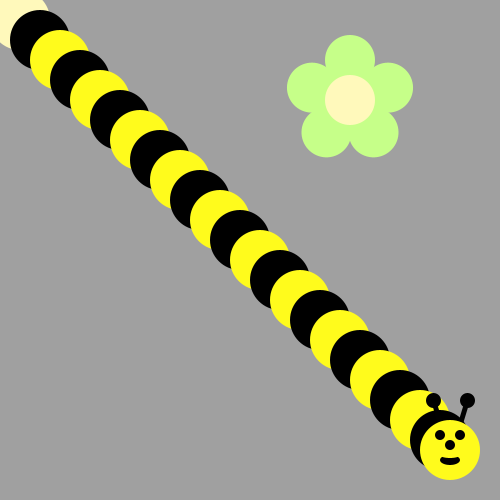
Frame 1 (no input)
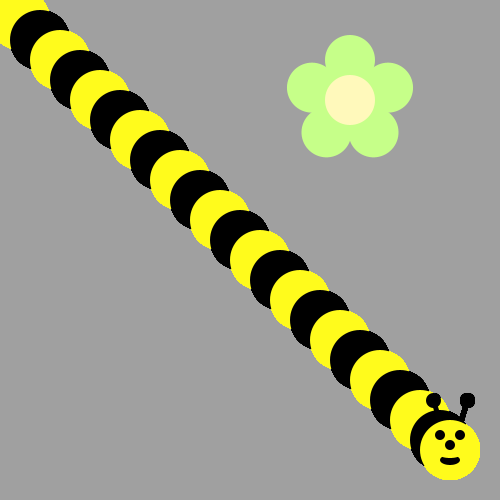
Frame 60 (the mouse pressed at the canvas centre just before this capture)
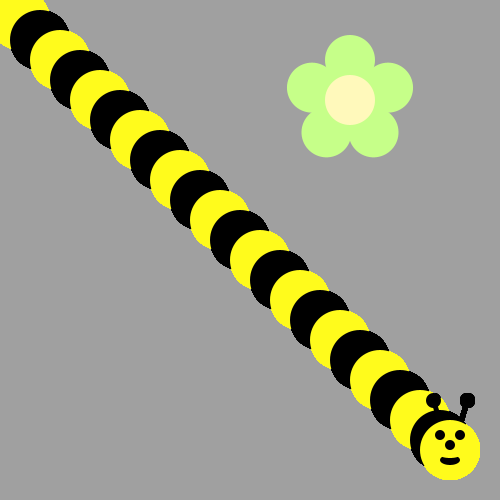
Frame 120 (the mouse held since frame 60 and released just before this capture)

The Processing sketch that drew these frames (run headless with seeded random() and noise(); from frame 60 on, the mouse is pressed at the canvas centre):

// Processing sketch: BumbleBee
// ── BumbleBee.pde
void draw() {
/*Use a loop to make a body for the Bee!
Then put his head on using drawBeeFace(x,y)
Use Modulo to make the colors alternate 
*/
for (int body = 1; body<23;body+=1){
ellipse(body*20,body*20,60,60);
if(body%2==0){
fill(255,251,28);
}
else{
fill(0,0,0);
}
}
drawBeeFace(450,450);
}

void drawFlower(int x, int y) {
     noStroke();
     translate(x, y);
     // draw 5 petals, rotating after each one
     fill(#c6ff89);      // green
      for (int i = 0; i < 5; i++) {
           ellipse(0, -40, 50, 50);
          rotate(radians(72));
     }
     fill(#fff9bb); // light yellow
     ellipse(0, 0, 50, 50);
} 
void drawBeeFace(int BeeFaceX, int BeeFaceY) {
     noStroke();
     fill(0, 0, 0);
     stroke(1);
     strokeWeight(5);
     line(BeeFaceX-10, BeeFaceY-27, BeeFaceX-17, BeeFaceY-50);
     line(BeeFaceX+10, BeeFaceY-27, BeeFaceX+17, BeeFaceY-50);
     ellipse(BeeFaceX-17, BeeFaceY-50, 10, 10);
     ellipse(BeeFaceX+17, BeeFaceY-50, 10, 10);
     noStroke();
     fill(255, 251, 28);
     ellipse(BeeFaceX, BeeFaceY, 60, 60); // face
     fill(255, 237, 209);
     fill(0,0,0);
      ellipse(BeeFaceX-10, BeeFaceY-15, 10, 10); // eyes
     ellipse(BeeFaceX+10, BeeFaceY-15, 10, 10);
      ellipse(BeeFaceX, BeeFaceY-5, 10, 10); // nose
      ellipse(BeeFaceX, BeeFaceY+10, 20, 10);// mouth
     fill(255, 251, 28);
     ellipse(BeeFaceX, BeeFaceY+5, 20, 6);
}

void setup() {
     ellipseMode(CENTER);
     size(500, 500);
     background(160, 160, 160);
      drawFlower(350, 100);
}
